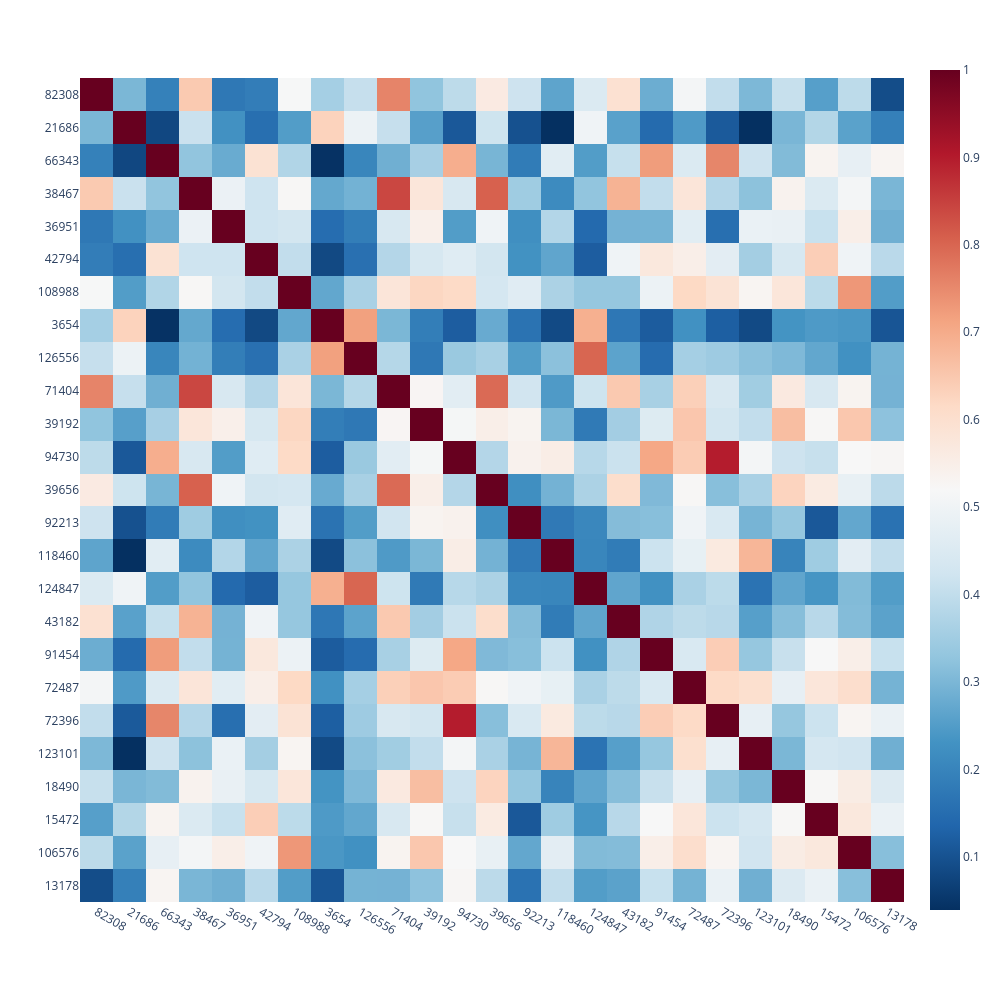

Notebook cell for this chart:
### Markdown cell above
### Heatmap of the chemical similarity, using plotly

### Code cell
import plotly.express as px
fig = px.imshow(dfSimilarity, x=dfSimilarity.columns.astype(str), y=dfSimilarity.index.astype(str),color_continuous_scale='RdBu_r')
fig.update_layout(width=1000,height=1000)

### Figure 1 — Plotly figure (JSON) as saved in the notebook; plotly's stock layout.template omitted (floating-point values rounded to 4 significant figures; data arrays with more than 128 entries replaced by an {"elided": "..."} marker saying what was removed)
{"data": [{"coloraxis": "coloraxis", "hovertemplate": "x: %{x}<br>y: %{y}<br>color: %{z}<extra></extra>", "name": "0", "type": "heatmap", "x": ["82308", "21686", "66343", "38467", "36951", "42794", "108988", "3654", "126556", "71404", "39192", "94730", "39656", "92213", "118460", "124847", "43182", "91454", "72487", "72396", "123101", "18490", "15472", "106576", "13178"], "xaxis": "x", "y": ["82308", "21686", "66343", "38467", "36951", "42794", "108988", "3654", "126556", "71404", "39192", "94730", "39656", "92213", "118460", "124847", "43182", "91454", "72487", "72396", "123101", "18490", "15472", "106576", "13178"], "yaxis": "y", "z": {"elided": "25x25 float values"}}], "layout": {"coloraxis": {"colorscale": [[0, "rgb(5,48,97)"], [0.1, "rgb(33,102,172)"], [0.2, "rgb(67,147,195)"], [0.3, "rgb(146,197,222)"], [0.4, "rgb(209,229,240)"], [0.5, "rgb(247,247,247)"], [0.6, "rgb(253,219,199)"], [0.7, "rgb(244,165,130)"], [0.8, "rgb(214,96,77)"], [0.9, "rgb(178,24,43)"], [1, "rgb(103,0,31)"]]}, "height": 1000, "margin": {"t": 60}, "width": 1000, "xaxis": {"anchor": "y", "constrain": "domain", "domain": [0, 1], "scaleanchor": "y"}, "yaxis": {"anchor": "x", "autorange": "reversed", "constrain": "domain", "domain": [0, 1]}}}
